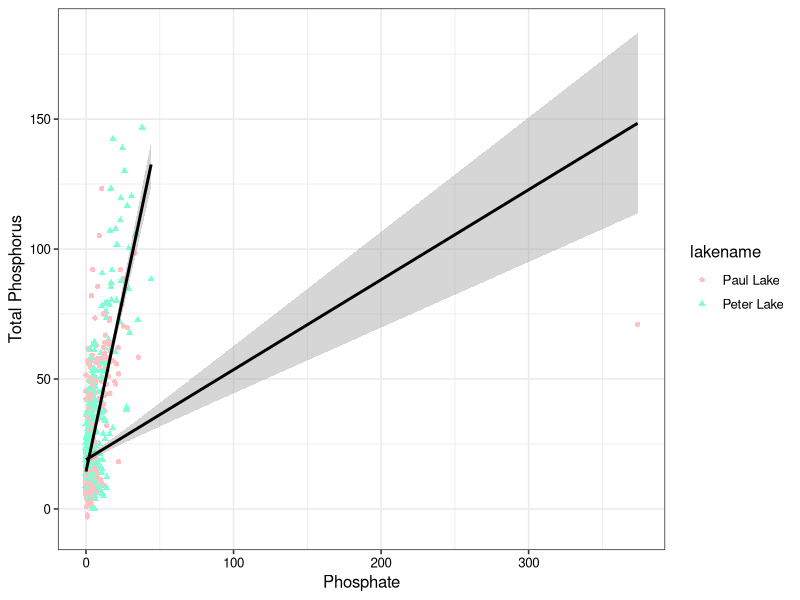

Write R code to recreate this figure. (Note: this script raises an error after producing the figure.)
## ---- chunk 1
#1
PeterPaulTidy <- read.csv("./Data/Processed/NTL-LTER_Lake_Chemistry_Nutrients_PeterPaul_Processed.csv", header=T)
PeterPaulGathered <- read.csv("./Data/Processed/NTL-LTER_Lake_Nutrients_PeterPaulGathered_Processed.csv", header=T)
USGS.data <- read.csv("./Data/Raw/USGS_Site02085000_Flow_Raw.csv", header=T)
Ecotox <- read.csv("./Data/Raw/ECOTOX_Neonicotinoids_Mortality_raw.csv")

#2
str(PeterPaulTidy) 
str(PeterPaulGathered)
str(USGS.data) 
str(Ecotox)
#Need to change date for PeterPaulTidy, PeterPaulGathered and USGS.data
#It is funny that I did not realize until now, but in the as.Date function, I need to make sure that the format i specified is the same format with what the raw.data has, otherwise R cannot understand it.
PeterPaulTidy$sampledate <- as.Date(PeterPaulTidy$sampledate, format = "%m/%d/%y")
PeterPaulGathered$sampledate <- as.Date(PeterPaulGathered$sampledate, format = "%Y-%m-%d")
USGS.data$datetime <- as.Date(USGS.data$datetime, format = "%m/%d/%y")
USGS.data$datetime <- format(USGS.data$datetime, format = "%y%m%d")
create.early.dates <- (function(d) {
       paste0(ifelse(d > 181231,"19","20"),d)
       })
USGS.data$datetime <- create.early.dates(USGS.data$datetime)
USGS.data$datetime <- as.Date(USGS.data$datetime, format = "%Y%m%d")

## ---- chunk 2
#3
library(ggplot2)
my.theme <- theme_bw(base_size = 12) + 
  theme(axis.text=element_text(color="gray0"), legend.position = "right")
theme_set(my.theme)
## ---- chunk 3
#4
ggplot(PeterPaulTidy, aes(y=tp_ug, x=po4,color = lakename,shape=lakename)) +
  geom_point() +
  xlab("Phosphate") +
  ylab("Total Phosphorus") + 
  scale_color_manual(values = c("rosybrown1", "aquamarine")) +
  geom_smooth(method = lm, formula = y~x,col="black")

#Shall I take out that outlier? Why are there two lines? Because there are two categories specified (i.e. lakename)
## ---- chunk 4
#5
library(RColorBrewer)

nutrient_names <- list(
  "nh34"="Ammonium",
  "no23"="Nitrate",
  "po4"="Phosphate",
  "tn_ug"="Total Nitrogen",
  "tp_ug"="Total Phosphorus" 
)

nutrient_labeller <- function(variable,value){
  return(nutrient_names[value])
}
ggplot(PeterPaulGathered, aes(y=concentration, x=sampledate, color=depth))+
  geom_point()+
  facet_grid(PeterPaulGathered$nutrient, labeller = nutrient_labeller)+
  #facet_wrap(vars(nutrient), nrow=5) +
  xlab("Dates")+
  ylab("Nutrient concentration")+
  scale_color_distiller(palette = "Blues", direction = 1)+
  scale_x_date( 
    date_breaks = "5 year", date_labels = "%y") 
?label_value
## ---- chunk 5
#6 I chose the mean discharge instead of max discharge
library(gridExtra)
library(ggpubr)
Plot1 <- ggplot(USGS.data,aes(x=datetime, y=X84936_00060_00003))+
  geom_point(size=0.5)+
  geom_line()+
  #xlim(2000,2020)+ When i add this line, I get error message "Error in as.Date.numeric(value) : 'origin' must be supplied""
  ylab("Discharge")+
  xlab("Year")

Plot2 <- ggplot(USGS.data,aes(x=datetime, y=X84936_00060_00003))+
  geom_point(size=0.5)+
  geom_smooth(method="auto")+  
  #xlim(2000,2020)+
  ylab("Discharge")+
  xlab("Year")

ggarrange(Plot1, Plot2, nrow=1, ncol=2)


## ---- chunk 6
#7 
ggplot(Ecotox,aes(y=`Conc..Mean..Std.`, x=Chemical.Name, col=Chemical.Name))+
  geom_violin() +
  ylab("Concentration")+
  xlab("Chemical Types")+
  theme_bw(base_size = 9) +
  theme(legend.position="none")
  
  

